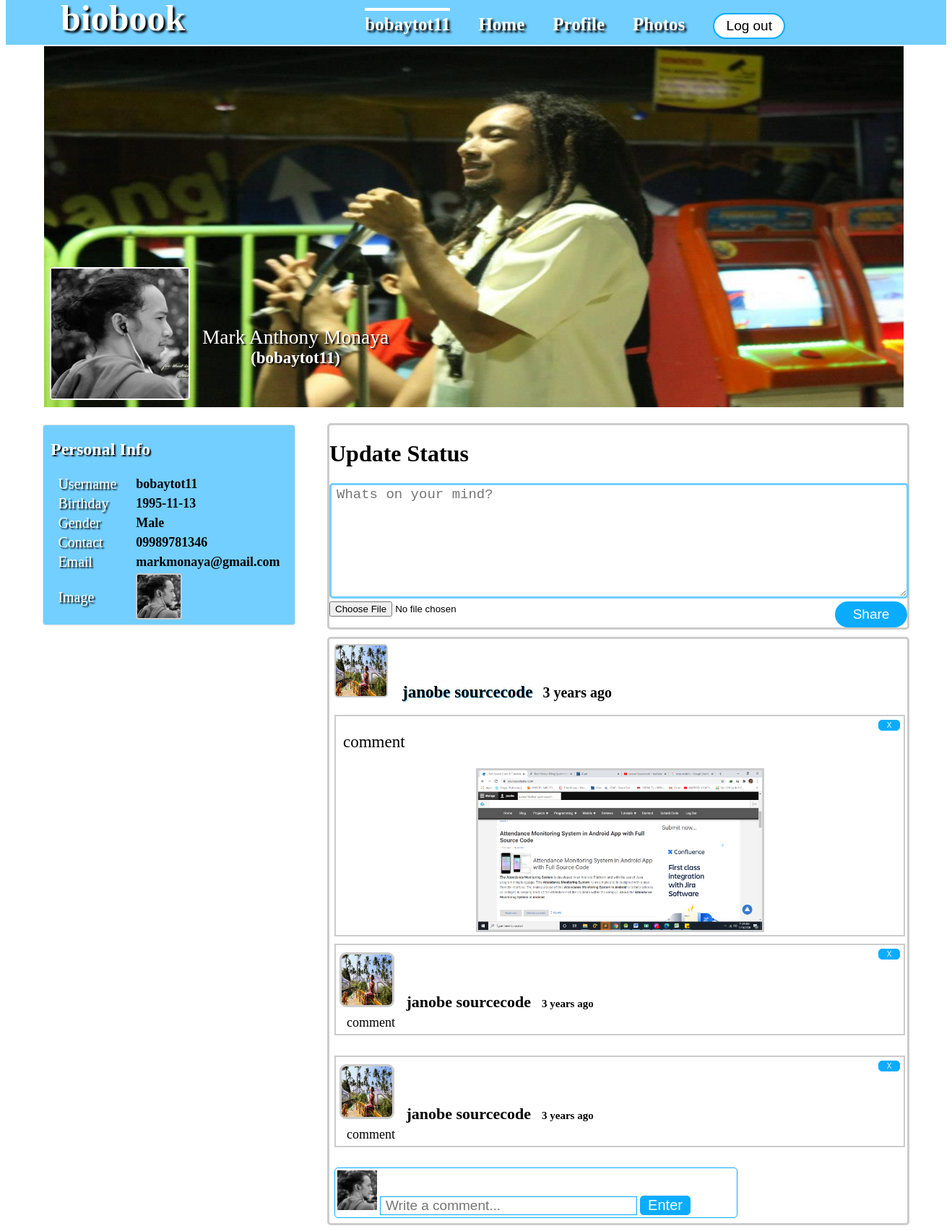
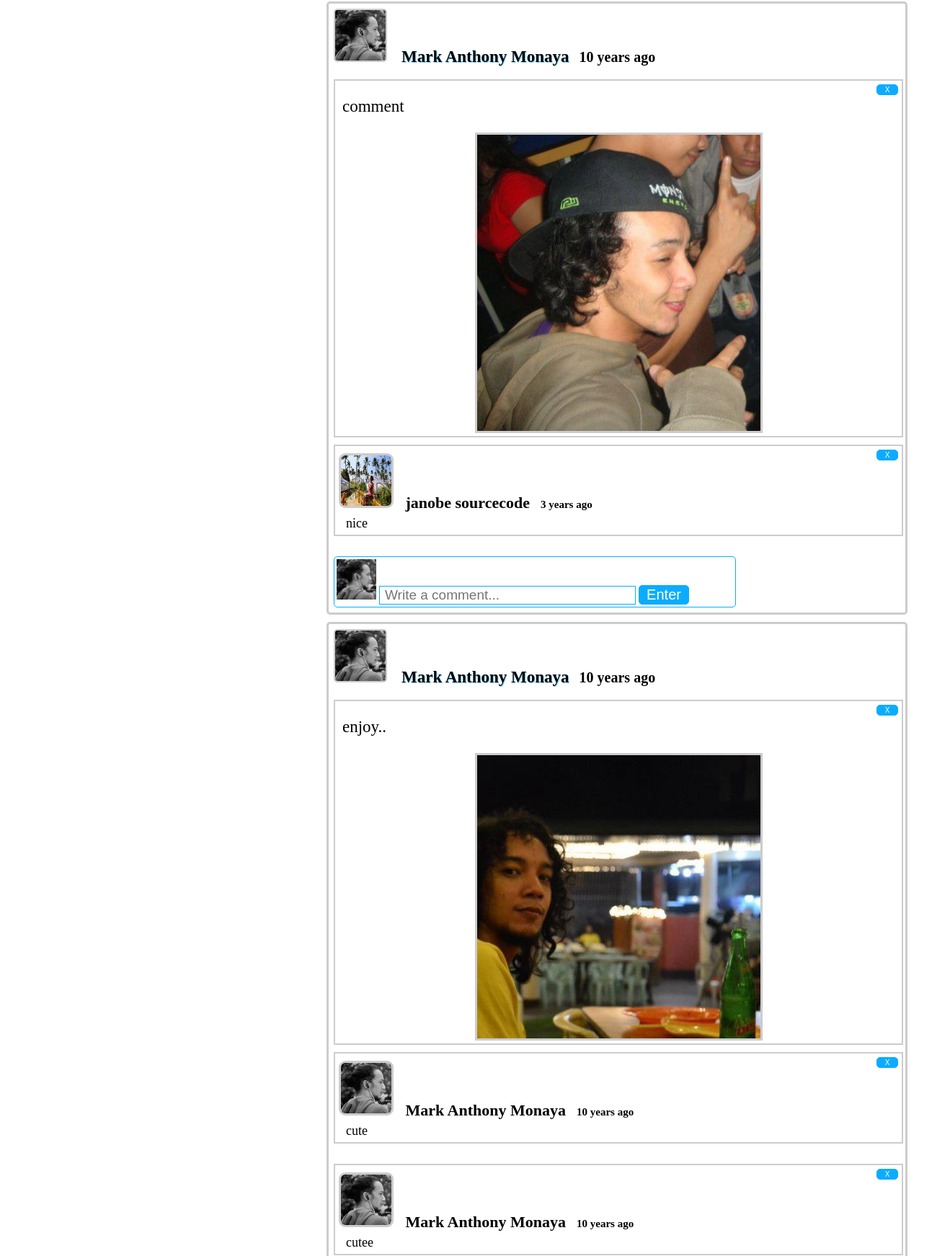
Page /timeline.php (signed in, upper part) on the committed database (2 pictures, top to bottom).
### tables this page shows
CREATE TABLE `user` (
  `user_id` int(100) NOT NULL,
  `firstname` varchar(100) NOT NULL,
  `lastname` varchar(100) NOT NULL,
  `username` varchar(100) NOT NULL,
  `username2` varchar(100) NOT NULL,
  `birthday` varchar(100) NOT NULL,
  `gender` varchar(100) NOT NULL,
  `number` varchar(100) NOT NULL,
  `email` varchar(100) NOT NULL,
  `email2` varchar(100) NOT NULL,
  `password` varchar(100) NOT NULL,
  `password2` varchar(100) NOT NULL,
  `profile_picture` varchar(100) NOT NULL,
  `cover_picture` varchar(100) NOT NULL
);

CREATE TABLE `post` (
  `post_id` int(100) NOT NULL,
  `user_id` varchar(100) NOT NULL,
  `post_image` varchar(100) NOT NULL,
  `content` varchar(100) NOT NULL,
  `created` varchar(100) NOT NULL
);

CREATE TABLE `comments` (
  `comment_id` int(100) NOT NULL,
  `post_id` varchar(100) NOT NULL,
  `user_id` varchar(100) NOT NULL,
  `name` varchar(100) NOT NULL,
  `content_comment` varchar(100) NOT NULL,
  `image` varchar(100) NOT NULL,
  `created` varchar(100) NOT NULL
);

### session.php (called while the page is built, shortened)
<?php
include("includes/database.php");
$id = $_SESSION['id'];
$query=mysqli_query ($con,"SELECT * FROM user WHERE user_id ='$id'");
$row=mysqli_fetch_array($query);
$firstname=$row['firstname'];
$lastname=$row['lastname'];
$username=$row['username'];
?>

### timeline.php (the view, shortened to what this page needs)
<?php
function time_stamp($session_time)
{
$time_difference = time() - $session_time ;
$seconds = $time_difference ;
$minutes = round($time_difference / 60 );
$hours = round($time_difference / 3600 );
$days = round($time_difference / 86400 );
$weeks = round($time_difference / 604800 );
$months = round($time_difference / 2419200 );
$years = round($time_difference / 29030400 );
if($seconds <= 60)
{
echo"$seconds seconds ago";
}
else
{
if($years==1)
   {
   echo"one year ago";
   }
  else
  {
  echo"$years years ago";
  }
}
}
?>
<!DOCTYPE html>
<html>
	<head>
		<link rel="stylesheet" type="text/css" href="css/timeline.css">
	</head>
<body>
<?php include ('session.php');?>
	<div id="header">
		<div class="head-view">
			<ul>
				<li><a href="home.php" title="Biobook"><b>biobook</b></a></li>
				<li><a href="timeline.php" title="<?php echo $username ?>"><label class="active"><?php echo $username ?></label></a></li>
				<li><a href="home.php" title="Home"><label>Home</label></a></li>
				<li><a href="profile.php" title="Home"><label>Profile</label></a></li>
				<li><a href="photos.php" title="Settings"><label>Photos</label></a></li>
				<li><a href="logout.php" title="Log out"><button class="btn-sign-in" value="Log out">Log out</button></a></li>
			</ul>
		</div>
	</div>
	<div id="container">
		<div id="clip2">
				<a href="updatecover.php" title="Change Cover Photo"><img src="<?php echo $row['cover_picture'] ?>"></a>
		</div>
		<div id="left-nav">
				<div class="clip1">
				<a href="updatephoto.php" title="Change Profile Picture"><img src="<?php echo $row['profile_picture'] ?>"></a>
				</div>
				<div class="user-details">
					<label><?php echo $firstname ?>&nbsp;<?php echo $lastname ?></label>
					<br />
					<b>(<?php echo $username ?>)</b>
				</div>
		</div>
		<div id="right-nav">
			<h1>Update Status</h1>
	<div>
			<form method="post" enctype="multipart/form-data">
				<textarea placeholder="Whats on your mind?" name="content" class="post-text" required></textarea>
				<input type="file" name="image">
				<button class="btn-share" name="Submit" value="Log out">Share</button>
			</form>
	</div>
		</div>
<?php
	include("includes/database.php");
			$query=mySQLi_query($con,"SELECT * from user where user_id='$id' order by user_id DESC");
			while($row=mySQLi_fetch_array($query)){
				$id = $row['user_id'];
?>
		<div id="left-nav1">
			<h2>Personal Info</h2>
			<table>
				<tr>
					<td><label>Username</label></td>
					<td width="20"></td>
					<td><b><?php echo $row['username']; ?></b></td>
				</tr>
				<tr>
					<td><label>Birthday</label></td>
					<td width="20"></td>
					<td><b><?php echo $row['birthday']; ?></b></td>
				</tr>
				<tr>
					<td><label>Gender</label></td>
					<td width="20"></td>
					<td><b><?php echo $row['gender']; ?></b></td>
				</tr>
				<tr>
					<td><label>Contact</label></td>
					<td width="20"></td>
					<td><b><?php echo $row['number']; ?></b></td>
				</tr>
				<tr>
					<td><label>Email</label></td>
					<td width="20"></td>
					<td><b><?php echo $row['email']; ?></b></td>
				</tr>
				<tr>
					<td><label>Image</label></td>
					<td width="20"></td>
					<td><img src="<?php echo $row['profile_picture']; ?>"></td>
				</tr>
			</table>
		</div>
<?php
}
?>
<?php
	include("includes/database.php");
			$query=mySQLi_query($con,"SELECT * from post LEFT JOIN user on user.user_id = post.user_id order by post_id DESC");
			while($row=mySQLi_fetch_array($query)){
				$posted_by = $row['firstname']." ".$row['lastname'];
				$location = $row['post_image'];
				$profile_picture = $row['profile_picture'];
				$time=$row['created'];
				$post_id = $row['post_id'];
?>
		<div id="right-nav1">
			<div class="profile-pics">
			<img src="<?php echo $profile_picture ?>">
			<b><?php echo $posted_by ?></b>
			<strong><?php echo $time = time_stamp($time); ?></strong>
			</div>
		<br />
			<div class="post-content">
			<div class="delete-post">
			<a href="delete_post.php<?php echo '?id='.$post_id; ?>" title="Delete your post"><button class="btn-delete">X</button></a>
			</div>
			<p><?php echo $row['content']; ?></p>
		<center>
			<img src="<?php echo $location ?>">
		</center>
			</div>
<?php
	include("includes/database.php");
			$comment=mySQLi_query($con,"SELECT * from comments where post_id='$post_id' order by post_id DESC") or die(mySQL_error());
			while($row=mySQLi_fetch_array($comment)){
			$comment_id=$row['comment_id'];
			$time=$row['created'];
?>
			<div class="comment-display"<?php echo $comment_id ?>>
					<div class="delete-post">
					<a href="delete_comment.php<?php echo '?id='.$comment_id; ?>" title="Delete your comment"><button class="btn-delete">X</button></a>
					</div>
				<div class="user-comment-name"><img src="<?php echo $row['image']; ?>">&nbsp;&nbsp;&nbsp;<?php echo $row['name']; ?><b class="time-comment"><?php echo $time = time_stamp($time); ?></b></div>
				<div class="comment"><?php echo $row['content_comment']; ?></div>
			</div>
			<br />
<?php
}
?>
		 <form  method="POST">
			<div class="comment-area">
						<?php $image=mysqli_query($con,"select * from user where user_id='$id'")or die(mysql_error());
							while($row=mysqli_fetch_array($image)){
							?>
						<img src="<?php echo $row['profile_picture']; ?>" width="50" height="50">
						<?php } ?>
			<input type="text" name="content_comment" placeholder="Write a comment..." class="comment-text">
			<input type="submit" name="post_comment" value="Enter" class="btn-comment">
			</div>
		</form>
		</div>
	<?php
	}
	?>
	</div>
</body>
</html>

### rows in the picture
user: username "bobaytot11", cover_picture (picture), profile_picture (picture), firstname "Mark Anthony", lastname "Monaya", birthday "1995-11-13", gender "Male", number "09989781346", email "markmonaya@gmail.com"
post: user.profile_picture (picture), user.lastname "janobe sourcecode", content "comment", post_image (picture)
comments: image (picture), name "janobe sourcecode", content_comment "comment"
comments: image (picture), name "janobe sourcecode", content_comment "comment"
post: user.profile_picture (picture), user.lastname "Mark Anthony Monaya", content "comment", post_image (picture)
comments: image (picture), name "janobe sourcecode", content_comment "nice"
post: user.profile_picture (picture), user.lastname "Mark Anthony Monaya", content "enjoy..", post_image (picture)
comments: image (picture), name "Mark Anthony Monaya", content_comment "cute"
comments: image (picture), name "Mark Anthony Monaya", content_comment "cutee"
